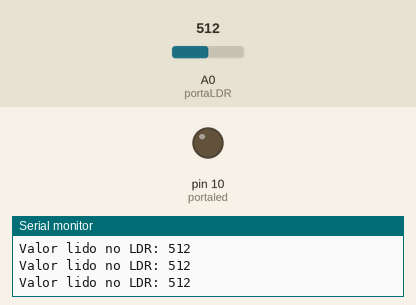
Simulated run of this sketch. Board: Arduino Uno, built with avr-gcc and run on an emulated ATmega328P. On the bench: output pins drawn as LEDs (lit = HIGH), the last lines printed to the serial monitor. Inputs (shaded band) come from the test bench; at power-on: A0 (portaLDR) = 512.

Above: at 1.3 s.
1.4 s: A0 (portaLDR) set to 785
2.9 s: A0 (portaLDR) set to 814
At 3.5 s:
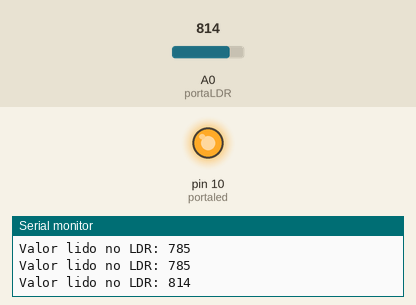
4.5 s: A0 (portaLDR) set to 790
At 5.7 s:
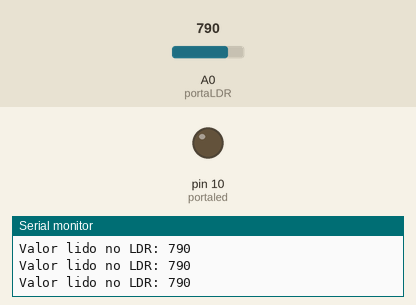
6.0 s: A0 (portaLDR) set to 810
At 7.1 s:
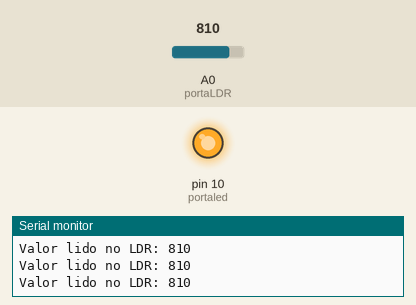
Timing chart, 0 to 8.5 s (numbered marks = the images above; inputs shaded):
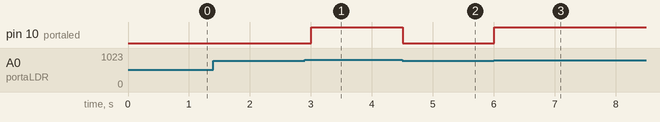

The sketch:

sensor_ldr.ino
```cpp
int portaled = 10;
int portaLDR = A0;

void setup() {
  Serial.begin(9600);
  pinMode(portaled, OUTPUT);
}

void loop() {
  int estado = analogRead(portaLDR);
  Serial.print("Valor lido no LDR: ");
  Serial.println(estado);

  if (estado > 800) {
    digitalWrite(portaled, HIGH);
  } else {
    digitalWrite(portaled, LOW);
  }
  delay(500);
}
```

Measured:
- the behaviour switches between 800 and 801 on A0 (portaLDR) (found by bisection; images 0 and 1)
- after the input at 2.9 s, pin 10 (portaled): LOW → HIGH after 0.10 s
- after the input at 4.5 s, pin 10 (portaled): HIGH → LOW at once
- after the input at 6.0 s, pin 10 (portaled): LOW → HIGH at once
